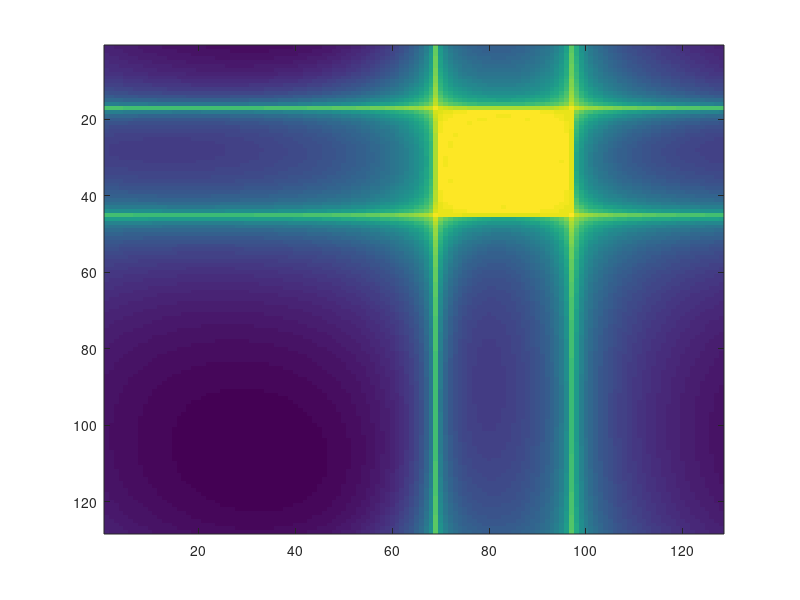

This chart was generated by the following MATLAB code:
N=128;
M=128;
fr=22;
fv=16;
dt=1/128;

Mixed=[];

for n=1:N
    for m=1:M
        Mixed(n, m)=exp(100+1i*(2*pi*(fr*(102+n/100)*dt*m+fv*dt*n)));
    endfor
endfor


%stem(real(Mixed))
imagesc(log10(abs(fft2(Mixed))));


